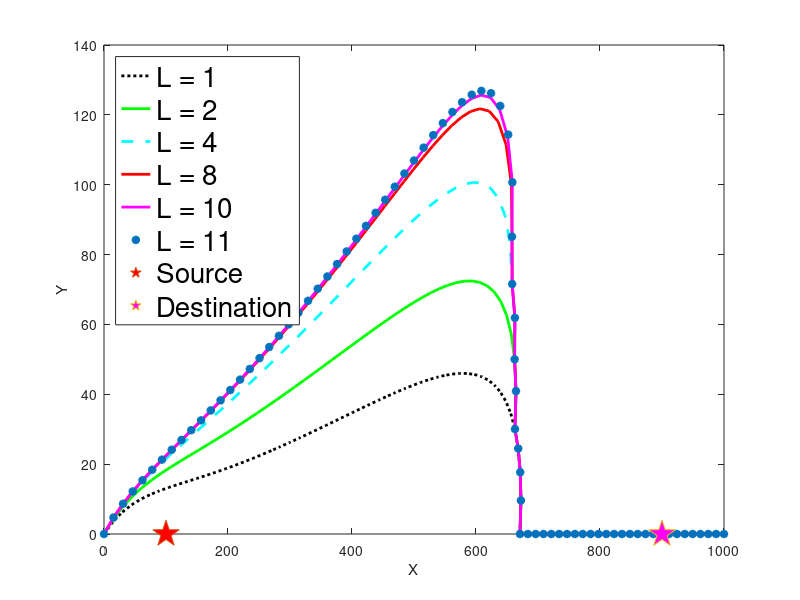

Here is the MATLAB script that generated this plot:
clc 
clear all
close all
x10=load('L1v16N80x.txt');
y10=load('L1v16N80y.txt');
% x10=[0;x10;1000];
% y10=[0;y10;0];
x20=load('L2v16N80x.txt');
y20=load('L2v16N80y.txt');
% x20=[0;x20;1000];
% y20=[0;y20;0];
x30=load('L4v16N80x.txt');
y30=load('L4v16N80y.txt');
% x30=[0;x30;1000];
% y30=[0;y30;0];
x40=load('L8v16N80x.txt');
y40=load('L8v16N80y.txt');
% x40=[0;x40;1000];
% y40=[0;y40;0];

x50=load('L10v16N80x.txt');
y50=load('L10v16N80y.txt');
% x50=[0;x50;1000];
% y50=[0;y50;0];
x60=load('L11v16N80x.txt');
y60=load('L11v16N80y.txt');
% x20=load('dx20.txt');

% x20=load('dx20.txt');
% y20=load('dy20.txt');
% x20=[0;x20;2000];
% y20=[0;y20;0];
% x40=load('dx40.txt');
% y40=load('dy40.txt');
% x40=[0;x40;2000];
% y40=[0;y40;0];
% x50=load('dx50.txt');
% y50=load('dy50.txt');
% x50=[0;x50;2000];
% y50=[0;y50;0];
% x60=load('dx60.txt');
% y60=load('dy60.txt');
% x60=[0;x60;2000];
% y60=[0;y60;0];
%
% dx=load('1dx10.txt');
% dx=[0;dx(2:60);2000];
% dy =load('1dy10.txt');
% dy=[0;dy(2:60);0];
% 
% dx1=load('1dx20.txt');
% dx1=[0;dx1(2:60);2000];
% dy1 =load('1dy20.txt');
% dy1=[0;dy1(2:60);0];
% 
% dx2=load('1dx30.txt');
% dx2=[0;dx2(2:60);2000];
% dy2 =load('1dy30.txt');
% dy2=[0;dy2(2:60);0];
% 
% dx3=load('1dx40.txt');
% dx3=[0;dx3(2:60);2000];
% dy3 =load('1dy40.txt');
% dy3=[0;dy3(2:60);0];
% 
% dx4=load('1dx50.txt');
% dx4=[0;dx4(2:60);2000];
% dy4 =load('1dy50.txt');
% dy4=[0;dy4(2:60);0];

plot(x10,y10,'k:','LineWidth',2)
 hold on
 plot(x20,y20,'-g','LineWidth',2)
  plot(x30,y30,'--c','LineWidth',2)
  plot(x40,y40,'r','LineWidth',2)
  plot(x50,y50,'m','LineWidth',2)
    plot(x60,y60,'*','LineWidth',2)
    plot(100,0,'p','MarkerSize',20,'MarkerFaceColor','r')
     plot(900,0,'p','MarkerSize',20,'MarkerFaceColor','m')
    
     legend({'L = 1','L = 2','L = 4','L = 8','L = 10','L = 11','Source','Destination'},'Location','NorthWest','fontsize',20);
      xlabel('X');ylabel('Y');
     %title('Trajectory with the number of iterations');

% plot(x60,y60,'*')
%
% plot(dx,dy,'r')
% plot(dx1,dy1,'g')
% plot(dx2,dy2,'c')
% plot(dx3,dy3,'k')
%plot(x10,y10,'*')
% h10=load('h10.txt');
% 
% x20=load('x201.txt');
% 
% y20=load('y201.txt');
% 
% h20=load('h201.txt');
% 
% % x30=load('x30.txt');
% % 
% % y30=load('y30.txt');
% % 
% % h30=load('h30.txt');
% 
% x30=load('x301.txt');
% 
% y30=load('y301.txt');
% 
% h30=load('h301.txt');
% x40=load('x401.txt');
% 
% y40=load('y401.txt');
% 
% h40=load('h401.txt');


% plot3(x10,y10,h10,'r');
% hold on
% plot3(x20,y20,h20,'g');
% % plot3(x30,y30,h30,'c');
% plot3(x30,y30,h30,'k');
% plot3(x40,y40,h40,'*');
%  legend('L=10','L=20','L=30','L=40');

%title('Line in 3-D Space');

%text(0,0,0,'origin');

% xlabel('X');ylabel('Y');zlabel('Z');grid;